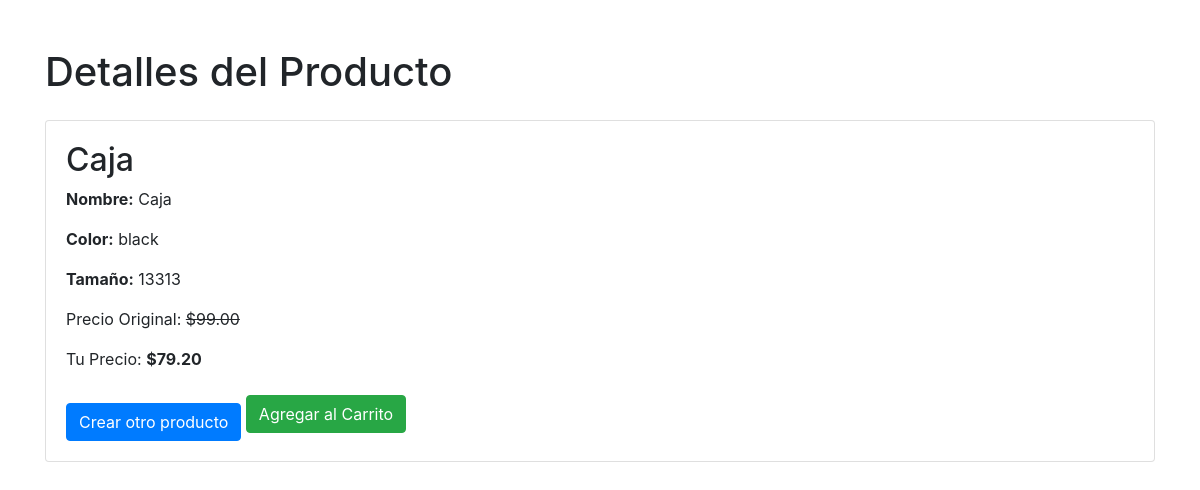
/product-detail/13/ (signed in), run on the app's committed database.
### products/models.py (models this page shows, shortened)
class Product(models.Model):
    name = models.CharField(max_length=255)
    color = models.CharField(max_length=50)
    size = models.CharField(max_length=50)
    price = models.DecimalField(max_digits=10, decimal_places=2)

### products/views.py (the view)
# urls.py: path('product-detail/<int:product_id>/', views.product_detail, name='product_detail'),  # Para ver detalles del product
@login_required
def product_detail(request, product_id):
    product = get_object_or_404(Product, id=product_id)
    base_price = product.price
    user_price = ProductService.calculate_price(request.user, base_price)
    return render(request, 'product_detail.html', {
        'product': product,
        'base_price': base_price,  # Precio original
        'user_price': user_price   # Precio calculado para el usuario
    })

### products/services.py (called while the page is built)
    @staticmethod
    def calculate_price(user, base_price):
        user_type = user.profile.user_type
        if user_type == 'premium':
            strategy = PremiumUserPriceStrategy()
        elif user_type == 'wholesale':
            strategy = WholesaleUserPriceStrategy()
        else:
            strategy = RegularUserPriceStrategy()
        return strategy.calculate(base_price)

### products/strategies.py (called while the page is built)
    def calculate(self, product_price):
        return product_price * Decimal('0.8')  # 20% discount

### products/templates/product_detail.html (shortened to what this page needs)
<!DOCTYPE html>
<html lang="en">
<head>
    <link href="https://stackpath.bootstrapcdn.com/bootstrap/4.5.2/css/bootstrap.min.css" rel="stylesheet">
</head>
<body>
    <div class="container mt-5">
        <h1 class="mb-4">Detalles del Producto</h1>
        <div class="card">
            <div class="card-body">
                <h2>{{ product.name }}</h2>
                <p class="card-text"><strong>Nombre:</strong> {{ product.name }}</p>
                <p class="card-text"><strong>Color:</strong> {{ product.color }}</p>
                <p class="card-text"><strong>Tamaño:</strong> {{ product.size }}</p>
                <p class="card-text">
                    Precio Original: <span style="text-decoration: line-through;">${{ base_price|floatformat:2 }}</span>
                </p>
                <p class="card-text">
                    Tu Precio: <strong>${{ user_price|floatformat:2 }}</strong>
                </p>
                <a href="{% url 'create_product' %}" class="btn btn-primary mt-3">Crear otro producto</a>
                <a href="{% url 'add_to_cart' product.id %}" class="btn btn-success">Agregar al Carrito</a>
            </div>
        </div>
    </div>
</body>
</html>

### data on the page
Product: name "Caja", color "black", size "13313", price "99.00"

### other printed values
{{ user_price|floatformat:2 }} "79.20"
